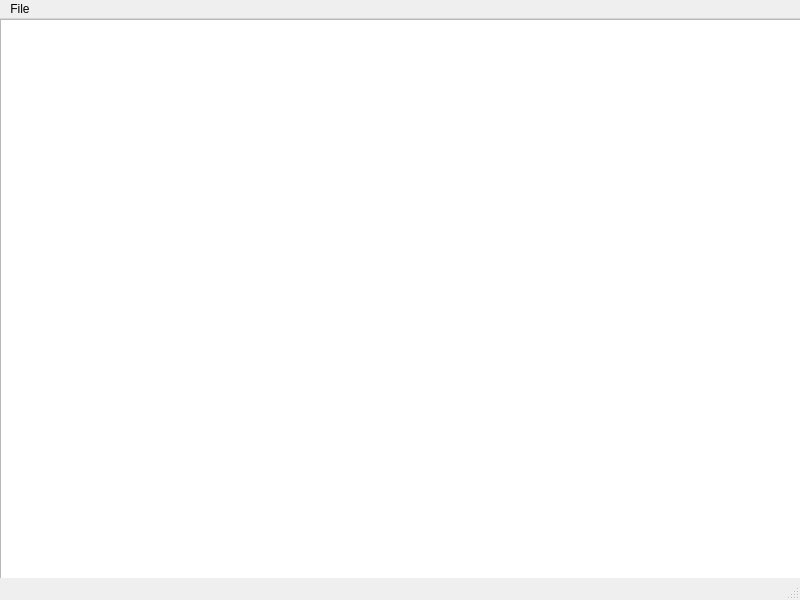
<?xml version="1.0" encoding="UTF-8"?>
<ui version="4.0">
 <class>EditTool</class>
 <widget class="QMainWindow" name="EditTool">
  <property name="geometry">
   <rect>
    <x>0</x>
    <y>0</y>
    <width>800</width>
    <height>600</height>
   </rect>
  </property>
  <property name="windowTitle">
   <string>EditTool</string>
  </property>
  <widget class="QWidget" name="centralwidget">
   <widget class="QTextEdit" name="textEdit">
    <property name="geometry">
     <rect>
      <x>0</x>
      <y>0</y>
      <width>821</width>
      <height>651</height>
     </rect>
    </property>
   </widget>
  </widget>
  <widget class="QMenuBar" name="menubar">
   <property name="geometry">
    <rect>
     <x>0</x>
     <y>0</y>
     <width>800</width>
     <height>26</height>
    </rect>
   </property>
   <widget class="QMenu" name="menu">
    <property name="title">
     <string>File</string>
    </property>
    <addaction name="actionNew"/>
    <addaction name="actionOpen"/>
    <addaction name="actionSave"/>
   </widget>
   <addaction name="menu"/>
  </widget>
  <widget class="QStatusBar" name="statusbar"/>
  <action name="actionNew">
   <property name="text">
    <string>New</string>
   </property>
  </action>
  <action name="actionOpen">
   <property name="text">
    <string>Open</string>
   </property>
  </action>
  <action name="actionSave">
   <property name="text">
    <string>Save</string>
   </property>
  </action>
 </widget>
 <resources/>
 <connections/>
</ui>
